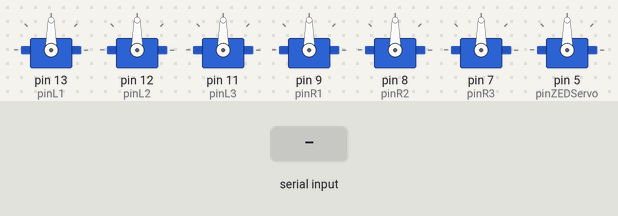
A program run on a simulated Arduino Mega 2560, built with avr-gcc and run on an emulated ATmega2560. Parts: 7 × servo. The inputs (shaded band) are chosen by the test bench.

Above: at 1.2 s.
1.3 s: byte 2 (2) received over Serial
At 3.5 s:
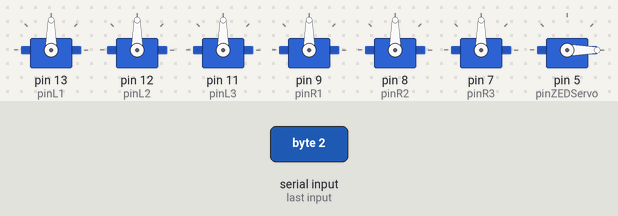
3.8 s: byte 0 (0) received over Serial
At 6.2 s:
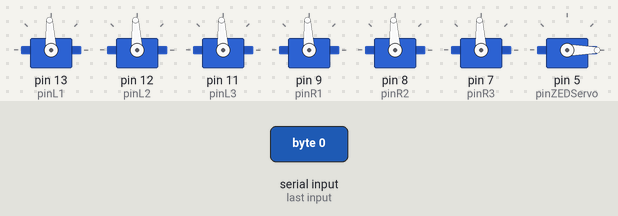
Timing chart, 0 to 7.7 s (numbered marks = the images above; inputs shaded):
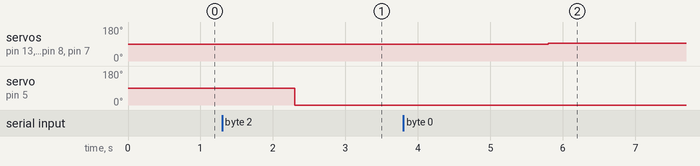

Measured:
- after the input at 1.3 s, servo on pin 5 (pinZEDServo): 90° → 0° after 1.0 s
- after the input at 3.8 s, servo on pin 13 (pinL1), servo on pin 12 (pinL2), servo on pin 11 (pinL3), servo on pin 9 (pinR1), servo on pin 8 (pinR2), servo on pin 7 (pinR3): 90° → 93° after 2.0 s

The program:

main.cpp
```cpp
#include <Arduino.h>
#include <Servo.h>

#define pinL1 13
#define pinL2 12
#define pinL3 11
#define pinR1 9
#define pinR2 8
#define pinR3 7
#define sparkMax 2000
#define sparkMin 1000
#define pinZEDServo 5

Servo ZEDServo;
Servo leftOne;
Servo leftTwo;
Servo leftThree;
Servo rightOne;
Servo rightTwo;
Servo rightThree;

struct DATA {
    float linear;
    float rotation;
    float zed_servo;
} received;
bool inTankDriveMode;

void setSparkVel(int left, int right) {
    leftOne.writeMicroseconds(map(left, -100, 100, sparkMin, sparkMax));
    leftTwo.writeMicroseconds(map(left, -100, 100, sparkMin, sparkMax));
    leftThree.writeMicroseconds(map(left, -100, 100, sparkMin, sparkMax));
    rightOne.writeMicroseconds(map(right, -100, 100, sparkMin, sparkMax));
    rightTwo.writeMicroseconds(map(right, -100, 100, sparkMin, sparkMax));
    rightThree.writeMicroseconds(map(right, -100, 100, sparkMin, sparkMax));
}

void setup() {
    Serial.begin(9600);
    leftOne.attach(pinL1);
    leftTwo.attach(pinL2);
    leftThree.attach(pinL3);
    rightOne.attach(pinR1);
    rightTwo.attach(pinR2);
    rightThree.attach(pinR3);
    ZEDServo.attach(pinZEDServo);
}

void loop() {
   if (Serial.available() >= sizeof(uint8_t)) {
       delayMicroseconds(10);
       uint8_t cmd = (uint8_t) Serial.read();
       // Serial.print("GOT");
       // Serial.println(cmd);
       // TWIST MOTOR COMMAND
       if (cmd == 0) {
           Serial.readBytes((char *) &received.linear, sizeof(float));
           Serial.readBytes((char *) &received.rotation, sizeof(float));
           // Serial.print("GOT TWIST ");
           // Serial.println((int) received.linear);
           // Serial.println((int) received.rotation);
           setSparkVel((int) ((received.linear + received.rotation) * 100), (int) ((received.linear - received.rotation) * -100));
       }
       // TANK MOTOR COMMAND
       else if (cmd == 1) {
           Serial.readBytes((char *) &received.linear, sizeof(float));
           Serial.readBytes((char *) &received.rotation, sizeof(float));
           // Serial.print("GOT TANK ");
           // Serial.println((int) received.linear);
           // Serial.println((int) received.rotation);
           setSparkVel((int) (received.linear * 100), (int) (-received.rotation * 100));
       }
       // ZED SERVO MOTOR COMMAND
       else if (cmd == 2) {
           Serial.readBytes((char *) &received.zed_servo, sizeof(float));
           // Serial.print("GOT SERVO ");
           // Serial.println((int) received.zed_servo);
           ZEDServo.write((int) received.zed_servo);
       }
   }
}
```
